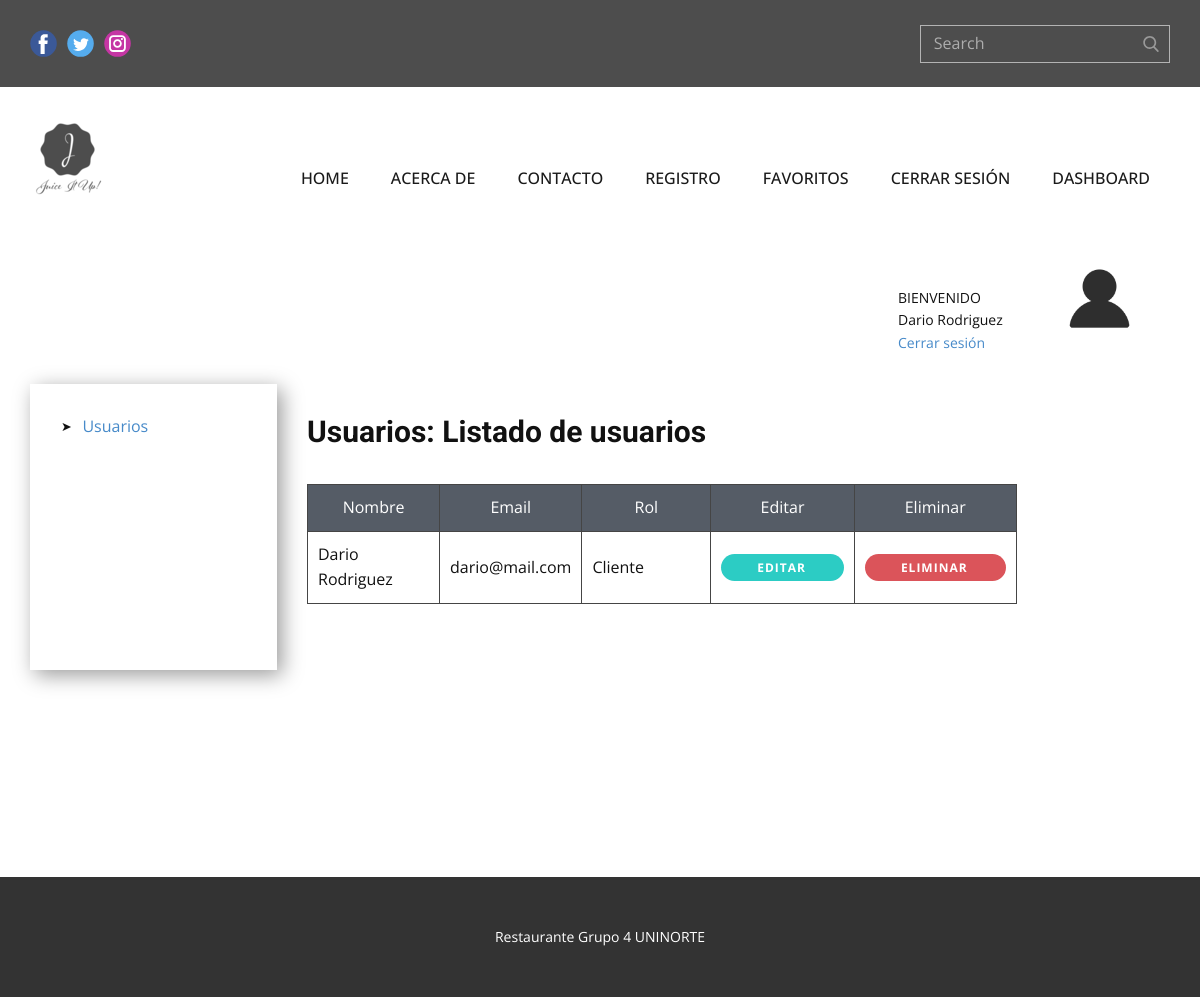
/usuarios (signed in), run on an earlier commit of the app's database.
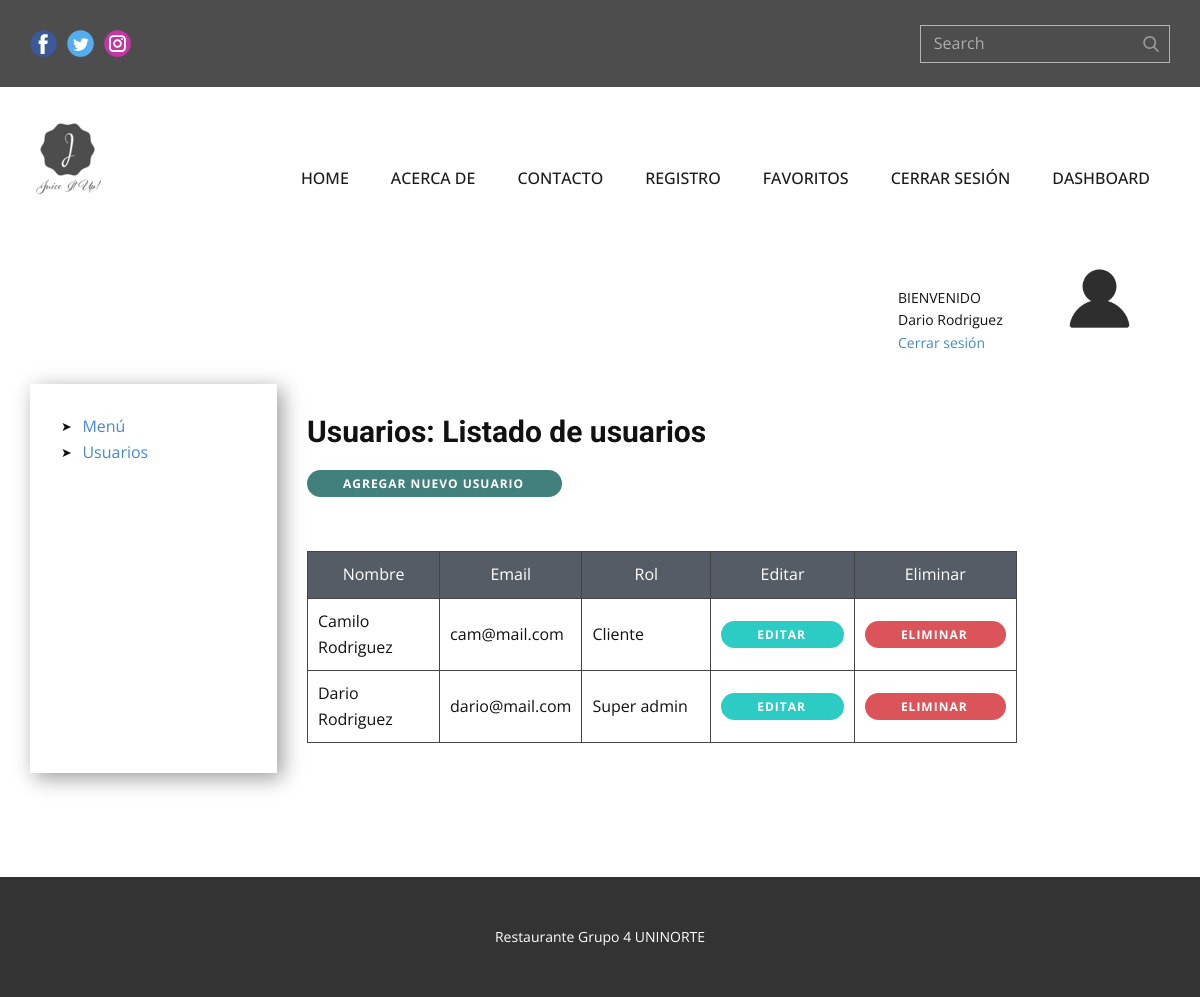
And on a later commit of the database.
### tables this page shows
CREATE TABLE usuarios (id INTEGER PRIMARY KEY AUTOINCREMENT NOT NULL, nombre VARCHAR (100) NOT NULL, apellido VARCHAR, email VARCHAR NOT NULL, telefono VARCHAR NOT NULL, direccion VARCHAR NOT NULL, password VARCHAR NOT NULL, superAdmin BOOLEAN DEFAULT (0), admin BOOLEAN DEFAULT (0), usuarioFinal BOOLEAN DEFAULT (1), estado BOOLEAN DEFAULT (1), created_by DATE, updated_by DATE);

### app.py (the view)
@app.route('/usuarios', methods=["GET", "POST"])
def getUsuarios():
    if session:
        if request.method == 'GET':
            if session["super"] == 1 or session["admin"] == 1:
                usuario_list = usuario_controller.get_usuarios()
            else:
                id = session["id"]
                usuario_list = usuario_controller.get_usuario(id)
            return render_template('usuarios_list.html', usuario_list=usuario_list)
    return redirect(url_for("login"))

### db.py (called while the page is built)
def sqlconnection():
    conn = sqlite3.connect(database)
    return conn

### usuario_controller.py (called while the page is built)
def get_usuario(id):
    db = sqlconnection()
    db.row_factory=sqlite3.Row
    cursor = db.cursor()
    statement = "SELECT * FROM usuarios WHERE id = ?;"
    cursor.execute(statement, [id])
    return cursor

def get_usuarios():
    db = sqlconnection()
    db.row_factory=sqlite3.Row
    cursor = db.cursor()
    statement = "SELECT * FROM usuarios;"
    cursor.execute(statement)
    return cursor

### templates/usuarios_list.html (shortened to what this page needs)
{% extends "index.html" %}
{% block style %}
    <link rel="stylesheet" href="../static/style/usuarios_list.css" media="screen">
{% endblock style %}
{% block content %}
    <section class="u-clearfix u-section-1" id="sec-fe1f">
      <div class="u-align-left u-clearfix u-sheet u-valign-top u-sheet-1">
        <div class="u-clearfix u-expanded-width u-layout-wrap u-layout-wrap-1">
          <div class="u-layout">
            <div class="u-layout-col">
              <div class="u-size-30">
                <div class="u-layout-col">
                  <div class="u-container-style u-layout-cell u-size-60 u-layout-cell-1">
                    <div class="u-container-layout u-valign-top u-container-layout-1">
                      <div class="u-image u-image-circle u-preserve-proportions u-image-1" alt="" data-image-width="512" data-image-height="512"></div>
                      <p class="u-small-text u-text u-text-variant u-text-1">BIENVENIDO</p>
                      <p class="u-small-text u-text u-text-variant u-text-2">{{session["nombre"]}}</p>
                      <p class="u-small-text u-text u-text-variant u-text-2"><a href="{{ url_for('index') }}">Cerrar sesión</a></p>
                    </div>
                  </div>
                </div>
              </div>
              <div class="u-size-30">
                <div class="u-layout-row">
                  <div class="u-container-style u-layout-cell u-size-13 u-layout-cell-2">
                    <div class="u-container-layout u-container-layout-2">
                      <ul class="u-custom-list u-text u-text-default u-text-3">
                        {% if session["super"] == 1 or session["admin"] == 1 %}
                        <li>
                          <div class="u-list-icon">
                            <div xmlns="http://www.w3.org/2000/svg" xmlns:xlink="http://www.w3.org/1999/xlink" version="1.1" xml:space="preserve" class="u-svg-content">➤</div>
                          </div>
                          <a href="{{ url_for('getBebidas') }}"> Menú</a>
                        </li>
                        {% endif %}
                        <li>
                          <div class="u-list-icon">
                            <div xmlns="http://www.w3.org/2000/svg" xmlns:xlink="http://www.w3.org/1999/xlink" version="1.1" xml:space="preserve" class="u-svg-content">➤</div>
                          </div>
                          <a href="{{ url_for('getUsuarios') }}"> Usuarios </a>
                        </li>
                      </ul>
                    </div>
                  </div>
                  <div class="u-container-style u-layout-cell u-size-47 u-layout-cell-3">
                    <div class="u-container-layout u-valign-top u-container-layout-3">
                      <h3 class="u-text u-text-default u-text-4">Usuarios: Listado de usuarios</h3>
                      {% if session["super"] == 1 or session["admin"] == 1 %}
                      <a class="u-border-none u-btn u-btn-round u-button-style u-hover-palette-1-dark-1 u-palette-4-dark-2 u-radius-24 u-btn-1" href="{{ url_for('register') }}">Agregar nuevo usuario</a>
                      {% endif %}
                      <div class="u-expanded-width u-table u-table-responsive u-table-1">
                        <table class="u-table-entity">
                          <colgroup>
                            <col width="16.6%">
                            <col width="16.6%">
                            <col width="16.6%">
                            <col width="17%">
                            <col width="15.9%">
                            <col width="17.3%">
                          </colgroup>
                          <thead class="u-align-center u-palette-5-dark-2 u-table-header u-table-header-1">
                            <tr style="height: 27px;">
                              <th class="u-border-1 u-border-grey-dark-1 u-table-cell">Nombre</th>
                              <th class="u-border-1 u-border-grey-dark-1 u-table-cell">Email</th>
                              <th class="u-border-1 u-border-grey-dark-1 u-table-cell">Rol</th>
                              <th class="u-border-1 u-border-grey-dark-1 u-table-cell">Editar</th>
                              <th class="u-border-1 u-border-grey-dark-1 u-table-cell">Eliminar</th>
                            </tr>
                          </thead>
                          <tbody class="u-table-body">
                            {% for user in usuario_list %}
                            <tr style="height: 46px;">
                              <td class="u-border-1 u-border-grey-dark-1 u-table-cell">{{ user["nombre"] }} {{ user["apellido"] }}</td>
                              <td class="u-border-1 u-border-grey-dark-1 u-table-cell">{{ user["email"] }}</td>
                              <td class="u-border-1 u-border-grey-dark-1 u-table-cell">
                                {% if (user["superAdmin"] == 1)  %}
                                Super admin
                                {% endif %}
                                {% if (user["usuarioFinal"] == 1) %}
                                Cliente
                                {% endif %}
                              </td>
                              <td class="u-border-1 u-border-grey-dark-1 u-table-cell">
                                <a class="u-border-none u-btn u-btn-round u-button-style u-hover-palette-1-dark-1 u-palette-4-dark-1 u-radius-24 u-btn-1" href="{{ url_for('update_user',id= user["id"]) }}">Editar</a>
                              </td>
                              <td class="u-border-1 u-border-grey-dark-1 u-table-cell">
                                <a class="u-border-none u-btn u-btn-round u-button-style u-hover-palette-1-dark-1 u-palette-2-base u-radius-20 u-btn-1" href="{{ url_for('eliminarUsuario', id= user["id"]) }}">Eliminar</a>
                              </td>
                            </tr>
                            {% endfor %}
                          </tbody>
                        </table>
                      </div>
                    </div>
                  </div>
                </div>
              </div>
            </div>
          </div>
        </div>
      </div>
    </section>
{% endblock content %}

### templates/index.html (shortened to what this page needs)
<!DOCTYPE html>
<html style="font-size: 16px;" lang="es">
  <head>
    <link rel="stylesheet" href="{{ url_for('static', filename='style/nicepage.css') }}" media="screen">
    {% block style %}{% endblock style %}
  </head>
  <body data-home-page="index.html" data-home-page-title="index" class="u-body">
    {% block header %}
    <header class="u-align-left u-clearfix u-header u-section-row-container" id="sec-965c"><div class="u-section-rows">
        <div class="u-grey-70 u-section-row u-section-row-1" id="sec-46aa">
          <div class="u-clearfix u-sheet u-sheet-1">
            <div class="u-social-icons u-spacing-10 u-social-icons-1">
              <a class="u-social-url" title="facebook" target="_blank" href=""><span class="u-icon u-social-facebook u-social-icon u-icon-1"><svg class="u-svg-link" preserveAspectRatio="xMidYMin slice" viewBox="0 0 112 112"><use xmlns:xlink="http://www.w3.org/1999/xlink" xlink:href="#svg-dfe3"></use></svg></span>
              </a>
              <a class="u-social-url" title="twitter" target="_blank" href=""><span class="u-icon u-social-icon u-social-twitter u-icon-2"><svg class="u-svg-link" preserveAspectRatio="xMidYMin slice" viewBox="0 0 112 112"><use xmlns:xlink="http://www.w3.org/1999/xlink" xlink:href="#svg-1291"></use></svg></span>
              </a>
              <a class="u-social-url" title="instagram" target="_blank" href=""><span class="u-icon u-social-icon u-social-instagram u-icon-3"><svg class="u-svg-link" preserveAspectRatio="xMidYMin slice" viewBox="0 0 112 112"><use xmlns:xlink="http://www.w3.org/1999/xlink" xlink:href="#svg-23ed"></use></svg></span>
              </a>
            </div>
            <form action="#" method="get" class="u-border-1 u-border-grey-30 u-expanded-width-xs u-search u-search-right u-search-1">
              <button class="u-search-button" type="submit">
                <span class="u-search-icon u-spacing-10 u-text-grey-40">
                  <svg class="u-svg-link" preserveAspectRatio="xMidYMin slice" viewBox="0 0 56.966 56.966"><use xmlns:xlink="http://www.w3.org/1999/xlink" xlink:href="#svg-9dab"></use></svg>
                </span>
              </button>
              <input class="u-search-input" type="search" name="search" value="" placeholder="Search">
            </form>
          </div>
        </div>
        <div class="u-section-row u-section-row-2" id="sec-37e8">
          <div class="u-clearfix u-sheet u-valign-middle u-sheet-2">
            <a href="{{ url_for('index') }}" class="u-image u-logo u-image-1" data-image-width="80" data-image-height="40">
              <img src="{{ url_for('static', filename='images/default-logo.png') }}" class="u-logo-image u-logo-image-1" data-image-width="80">
            </a>
            <nav data-position="" class="u-menu u-menu-dropdown u-offcanvas u-menu-1">
              <div class="u-custom-menu u-nav-container">
                <ul class="u-nav u-spacing-2 u-unstyled u-nav-1"><li class="u-nav-item"><a class="u-active-palette-1-base u-border-active-palette-1-base u-border-hover-palette-1-light-1 u-button-style u-hover-palette-1-light-1 u-nav-link u-text-active-white u-text-grey-90 u-text-hover-white" href="{{ url_for('index') }}" style="padding: 10px 20px;">Home</a>
</li><li class="u-nav-item"><a class="u-active-palette-1-base u-border-active-palette-1-base u-border-hover-palette-1-light-1 u-button-style u-hover-palette-1-light-1 u-nav-link u-text-active-white u-text-grey-90 u-text-hover-white" href="{{ url_for('about') }}" style="padding: 10px 20px;">Acerca de</a>
</li><li class="u-nav-item"><a class="u-active-palette-1-base u-border-active-palette-1-base u-border-hover-palette-1-light-1 u-button-style u-hover-palette-1-light-1 u-nav-link u-text-active-white u-text-grey-90 u-text-hover-white" href="{{ url_for('contacto') }}" style="padding: 10px 20px;">contacto</a>
</li><li class="u-nav-item"><a class="u-active-palette-1-base u-border-active-palette-1-base u-border-hover-palette-1-light-1 u-button-style u-hover-palette-1-light-1 u-nav-link u-text-active-white u-text-grey-90 u-text-hover-white" href="{{ url_for('register') }}" style="padding: 10px 20px;">registro</a>
  {% if session %}
</li><li class="u-nav-item"><a class="u-active-palette-1-base u-border-active-palette-1-base u-border-hover-palette-1-light-1 u-button-style u-hover-palette-1-light-1 u-nav-link u-text-active-white u-text-grey-90 u-text-hover-white" href="{{ url_for('favoritos') }}" style="padding: 10px 20px;">Favoritos</a>
</li><li class="u-nav-item"><a class="u-active-palette-1-base u-border-active-palette-1-base u-border-hover-palette-1-light-1 u-button-style u-hover-palette-1-light-1 u-nav-link u-text-active-white u-text-grey-90 u-text-hover-white" href="{{ url_for('logout') }}" style="padding: 10px 20px;">Cerrar sesión</a>
</li><li class="u-nav-item"><a class="u-active-palette-1-base u-border-active-palette-1-base u-border-hover-palette-1-light-1 u-button-style u-hover-palette-1-light-1 u-nav-link u-text-active-white u-text-grey-90 u-text-hover-white" href="{{ url_for('getBebidas') }}" style="padding: 10px 20px;">Dashboard</a>
  {% endif %}
</li></ul>
              </div>
            </nav>
          </div>
        </div>
      </div>
    </header>
{% endblock header %}
{% block content %}{% endblock content %}
    <footer class="u-align-center u-clearfix u-footer u-grey-80 u-footer" id="sec-ed0d"><div class="u-clearfix u-sheet u-sheet-1">
        <p class="u-small-text u-text u-text-variant u-text-1">Restaurante Grupo 4 UNINORTE</p>
      </div></footer>
  </body>
</html>

### static/style/usuarios_list.css (style rules this page uses)
.u-section-1 .u-sheet-1 { min-height: 649px; }
.u-section-1 .u-layout-wrap-1 { margin-top: 0; margin-bottom: 60px; }
.u-section-1 .u-layout-cell-1 { min-height: 130px; }
.u-section-1 .u-container-layout-1 { padding: 30px; }
.u-section-1 .u-image-1 { width: 81px; height: 81px; background-image: url("../images/avatar.png"); background-position: 50% 50%; margin: 0 0 0 auto; }
.u-section-1 .u-text-1 { margin: -52px 133px 0 838px; }
.u-section-1 .u-text-2 { margin: 0 133px 0 838px; }
.u-section-1 .u-layout-cell-2 { min-height: 200px; }
.u-section-1 .u-container-layout-2 { box-shadow: 5px 5px 20px 0 rgba(0,0,0,0.4); padding: 30px; }
.u-section-1 .u-text-3 { margin-bottom: 0; margin-top: 0; }
.u-section-1 .u-layout-cell-3 { min-height: 286px; }
.u-section-1 .u-container-layout-3 { padding: 30px; }
.u-section-1 .u-text-4 { font-weight: 700; margin: 0 auto 0 0; }
.u-section-1 .u-table-1 { margin-bottom: 0; margin-top: 34px; }
.u-section-1 .u-table-header-1 { background-image: none; }
.u-section-1 .u-btn-1 { border-style: none; font-weight: 700; text-transform: uppercase; letter-spacing: 1px; background-image: none; font-size: 0.75rem; padding: 4px 38px 4px 36px; }

What changed in the data, as far as the page shows it:
now on this page (row unchanged): usuarios: nombre "Camilo", apellido "Rodriguez", email "cam@mail.com", usuarioFinal "Cliente"
changed usuarios "Dario": now shows "Super admin"; no longer shows "Cliente"
Also different on the page:
text now shown: "➤ Menú AGREGAR NUEVO USUARIO"
